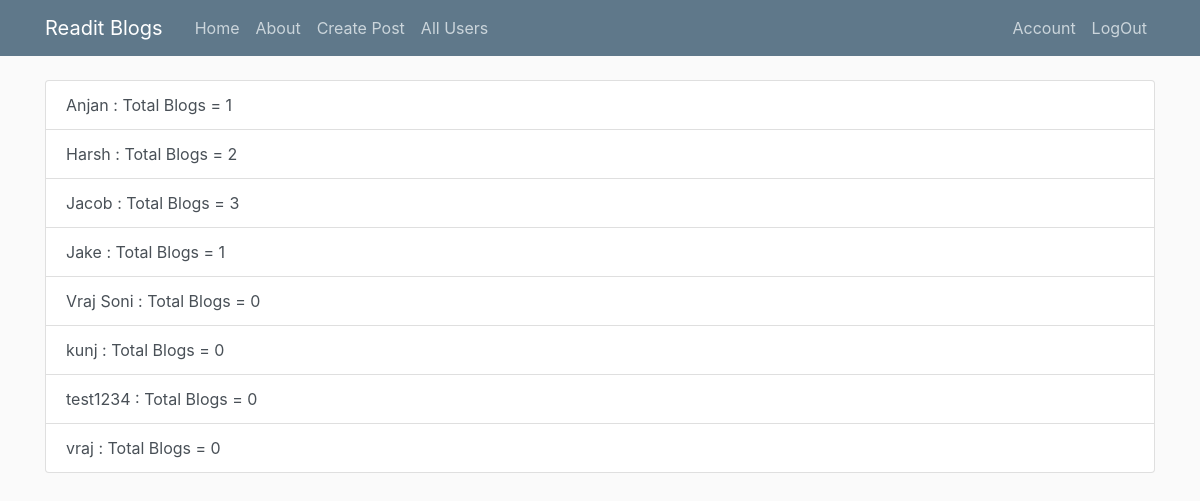
/all_users (signed in), run on the app's committed database.
### Readit/models.py (models this page shows, shortened)
class User(db.Model,UserMixin):
    __tablename__='users'
    id=db.Column(db.Integer,primary_key=True)
    profile_image=db.Column(db.String(64),nullable=False,default='default_profile.png')
    email=db.Column(db.String(64),unique=True,index=True)
    username=db.Column(db.String(64),unique=True,index=True)
    password_hash=db.Column(db.String(128))
    post=db.relationship('BlogPost',backref='author',lazy=True)

### Readit/blog_posts/views.py (the view)
@blog_posts.route('/all_users')
@login_required
def all_users():
        users = User.query.order_by(User.username.asc())
        return render_template('all_users.html', users=users)

### Readit/models.py (called while the page is built)
@login_manager.user_loader
def load_user(user_id):
    return User.query.get(user_id)

### Readit/templates/all_users.html
{% extends "base.html" %}
{% block content %}
<div class="list-group">
  {% for user in users %}
  <a href="{{url_for('users.user_posts',username=user.username)}}" class="list-group-item list-group-item-action ">
    {{user.username}} : Total Blogs = {{user.post|length}}
  </a>
  {% endfor %}
</div>
{% endblock %}

### Readit/static/main.css (style rules this page uses)
body { background: #fafafa; color: #333333; margin-top: 5rem; }

### data on the page
User: username "Anjan", post|length "1"
User: username "Harsh", post|length "2"
User: username "Jacob", post|length "3"
User: username "Jake", post|length "1"
User: username "Vraj Soni", post|length "0"
User: username "kunj", post|length "0"
User: username "test1234", post|length "0"
User: username "vraj", post|length "0"
